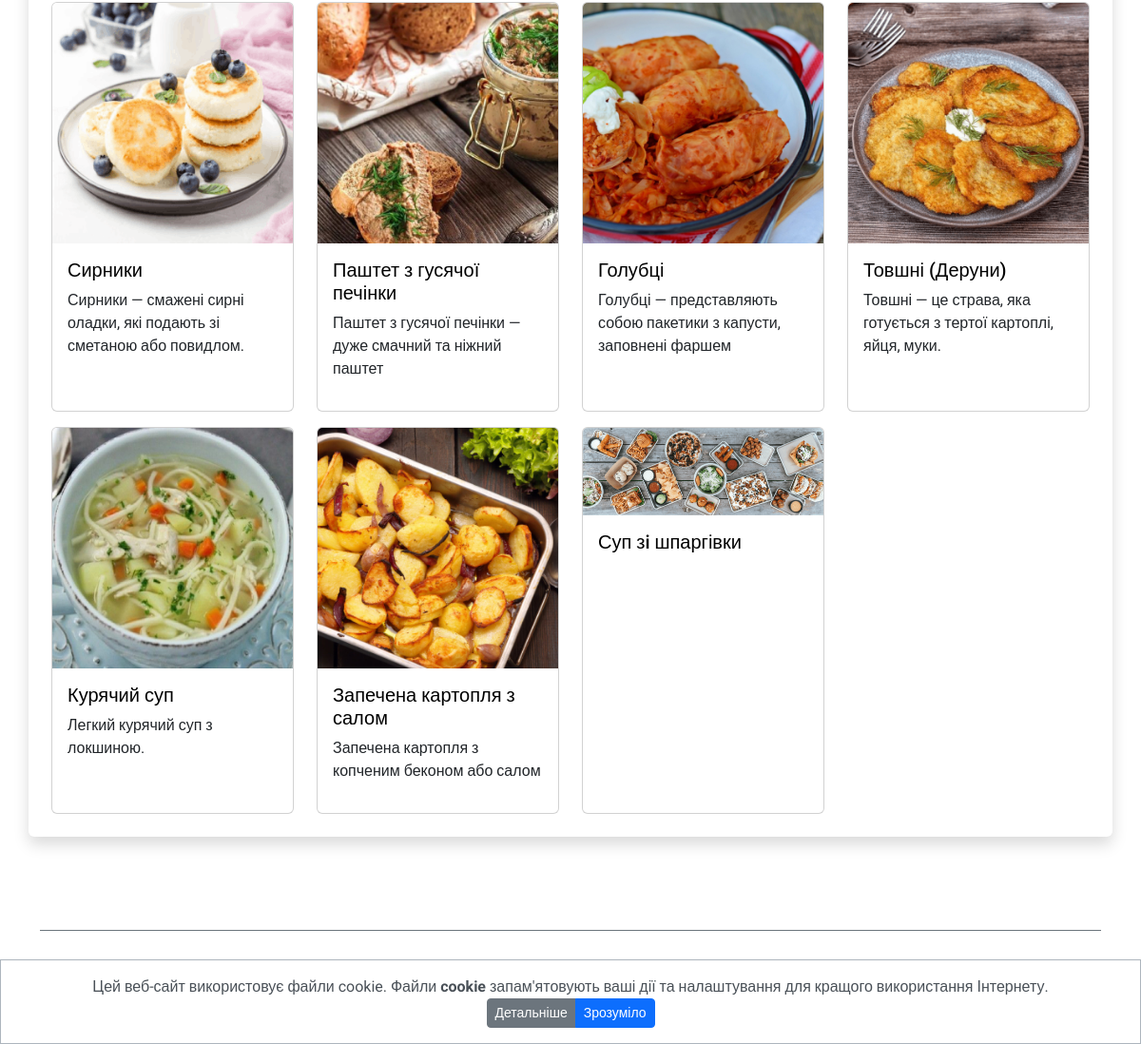
The app's page / (lower part), older data.
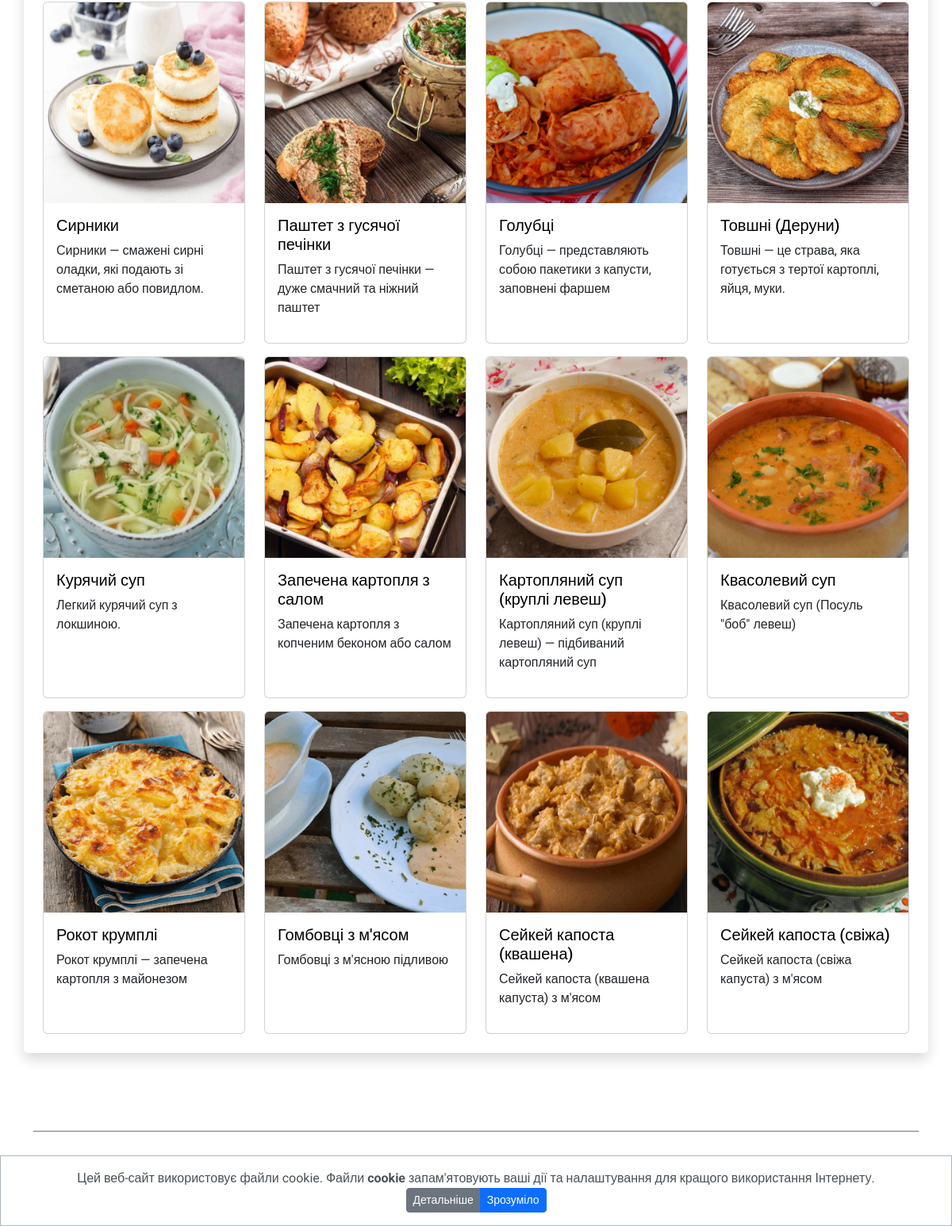
The same page, newer data.
### my_apps/recipes_app/models.py (models this page shows, shortened)
class Recipes(models.Model):
    name = models.CharField('Назва страв', max_length=30, blank=True)
    food_type = models.CharField('Тип їжі', max_length=20, blank=True, default='')
    short_desc = models.TextField('Короткий опис', max_length=80, blank=True)
    img = models.ImageField(upload_to="media/", verbose_name='img', blank=True, null=True)
    text = RichTextUploadingField('Recipe', blank=True)

### my_apps/recipes_app/views.py (the view)
# urls.py: path('', main_page, name='index'),
def main_page(request):
    recipes = Recipes.objects.all()
    return render(request, 'index.html', {'recipes': recipes})

### my_apps/recipes_app/templates/index.html (shortened to what this page needs)
{% extends 'base.html' %}
{% load static %}
{% block content %}
<div class="recipe-item">
    <div class="container shadow p-4 mb-5 mt-5 bg-body rounded">
        <div class="row gy-3">
            {%  for i in recipes %}
            <div class="col-lg-3 col-md-4 col-sm-6 col-6">
                <div class="card h-100 mb-3">
                    <a href="{{i.id}}"><img src="{{i.img.url}}" class="card-img-top" alt="..."></a>
                    <div class="card-body">
                        <a href="{{i.id}}">
                            <h5 class="card-title">{{i.name}}</h5>
                        </a>
                        <p class="card-text">{{i.short_desc}}</p>
                    </div>
                </div>
            </div>
            {% endfor %}
        </div>
    </div>
</div>
{% endblock content %}

Row changes from the older to the newer data that the page shows:
removed Recipes: img (picture), name "Суп зi шпаргівки"
added Recipes: img (picture), name "Картопляний суп (круплі левеш)", short_desc "Картопляний суп (круплі левеш) — підбиваний картопляний суп"
added Recipes: img (picture), name "Квасолевий суп", short_desc "Квасолевий суп (Посуль \"боб\" левеш)"
added Recipes: img (picture), name "Рокот крумплі", short_desc "Рокот крумплі — запечена картопля з майонезом"
added Recipes: img (picture), name "Гомбовці з м'ясом", short_desc "Гомбовці з м'ясною підливою"
added Recipes: img (picture), name "Сейкей капоста (квашена)", short_desc "Сейкей капоста (квашена капуста) з м'ясом"
added Recipes: img (picture), name "Сейкей капоста (свіжа)", short_desc "Сейкей капоста (свіжа капуста) з м'ясом"
